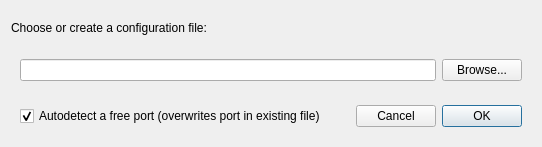
<?xml version="1.0" encoding="UTF-8"?>
<ui version="4.0">
 <class>Dialog</class>
 <widget class="QDialog" name="Dialog">
  <property name="geometry">
   <rect>
    <x>0</x>
    <y>0</y>
    <width>542</width>
    <height>147</height>
   </rect>
  </property>
  <property name="windowTitle">
   <string>Configuration File</string>
  </property>
  <layout class="QVBoxLayout" name="verticalLayout">
   <item>
    <widget class="QLabel" name="label">
     <property name="text">
      <string>Choose or create a configuration file:</string>
     </property>
    </widget>
   </item>
   <item>
    <widget class="QWidget" name="widget" native="true">
     <layout class="QHBoxLayout" name="horizontalLayout">
      <item>
       <widget class="QLineEdit" name="pathBox"/>
      </item>
      <item>
       <widget class="QPushButton" name="browseButton">
        <property name="text">
         <string>Browse...</string>
        </property>
       </widget>
      </item>
     </layout>
    </widget>
   </item>
   <item>
    <widget class="QWidget" name="widget_2" native="true">
     <layout class="QHBoxLayout" name="horizontalLayout_2">
      <item>
       <widget class="QCheckBox" name="autodetect">
        <property name="text">
         <string>Autodetect a free port (overwrites port in existing file)</string>
        </property>
        <property name="checked">
         <bool>true</bool>
        </property>
       </widget>
      </item>
      <item>
       <spacer name="horizontalSpacer">
        <property name="orientation">
         <enum>Qt::Horizontal</enum>
        </property>
        <property name="sizeHint" stdset="0">
         <size>
          <width>5</width>
          <height>20</height>
         </size>
        </property>
       </spacer>
      </item>
      <item>
       <widget class="QPushButton" name="cancelButton">
        <property name="text">
         <string>Cancel</string>
        </property>
       </widget>
      </item>
      <item>
       <widget class="QPushButton" name="okButton">
        <property name="text">
         <string>OK</string>
        </property>
        <property name="default">
         <bool>true</bool>
        </property>
       </widget>
      </item>
     </layout>
    </widget>
   </item>
  </layout>
 </widget>
 <resources/>
 <connections/>
</ui>
